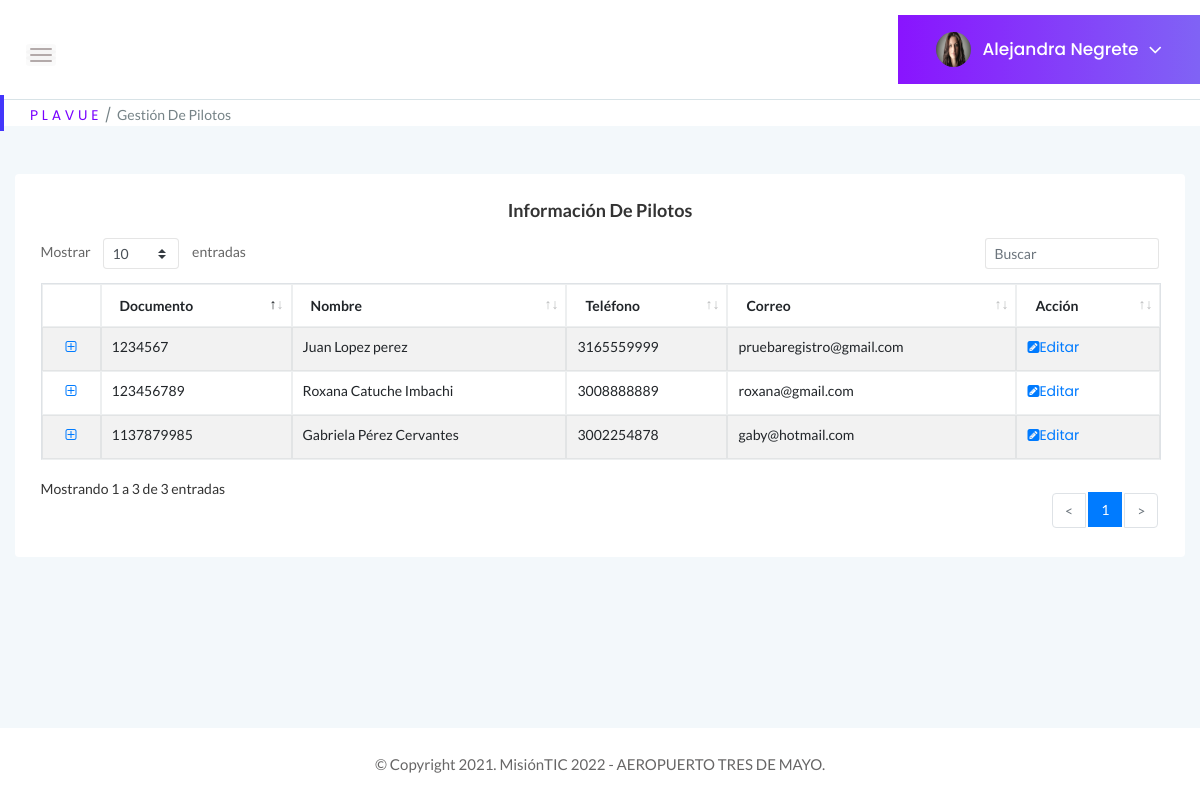
Page /GestionPilotos (signed in) on the committed database.
### tables this page shows
CREATE TABLE Usuarios (Id_usuario BIGINT PRIMARY KEY, Documento BIGINT UNIQUE, tipoDocumento INTEGER REFERENCES tipo_documento (id_documento) ON DELETE RESTRICT ON UPDATE RESTRICT MATCH SIMPLE, contraseña VARCHAR NOT NULL, tipoPerfil INTEGER REFERENCES Perfil (Id_perfil) ON DELETE RESTRICT ON UPDATE RESTRICT, estadoUsuario INTEGER REFERENCES Estado (Id_estado) ON DELETE RESTRICT ON UPDATE RESTRICT, Nombre VARCHAR (100) NOT NULL, correo VARCHAR (100) UNIQUE NOT NULL, fechaNacimiento DATE, sexo INTEGER REFERENCES Genero (Id_genero) ON DELETE RESTRICT ON UPDATE RESTRICT, Celular BIGINT, nacionalidad INTEGER REFERENCES Nacionalidad (Id_pais) ON DELETE RESTRICT ON UPDATE RESTRICT, nombreContacto VARCHAR (100), numeroContacto BIGINT);

### app.py (the view)
@app.route("/GestionPilotos", methods=["GET"])
def Gestion_pilotos():
    if "usuario" in session:
        if request.method == "GET":
            tipoPerfil = 2
            try:
                with sqlite3.connect("Plavue.db") as con:
                    con.row_factory = sqlite3.Row
                    cur = con.cursor()
                    cur.execute("SELECT * FROM Usuarios WHERE correo = ?", [session["usuario"]])
                    query = cur.fetchone()
                with sqlite3.connect("Plavue.db") as con1:
                    con1.row_factory = sqlite3.Row
                    cur1 = con1.cursor()
                    cur1.execute("SELECT * FROM Usuarios WHERE tipoPerfil =? ", [tipoPerfil])
                    query2 = cur1.fetchall()
                    if query2 is None:
                        return "Usuario no existe!"
                return render_template("GestionPilotos.html", perfil = query, tabla = query2)
            except Error as er:
                print('SQLite error: %s' % (' '.join(er.args)))
                print('SQLite traceback: ')
        return render_template('GestionPilotos.html')
    return render_template("Login.html")

### templates/GestionPilotos.html (shortened to what this page needs)
<!doctype html>
<html class="no-js" lang="en">
    <head>
        <link rel="stylesheet" href="{{ url_for('static', filename='css/bootstrap.min.css') }}">
        <link rel="stylesheet" href="{{ url_for('static', filename='css/font-awesome.min.css') }}">
        <link rel="stylesheet" href="{{ url_for('static', filename='css/themify-icons.css') }}">
        <link rel="stylesheet" href="{{ url_for('static', filename='css/metisMenu.css') }}">
        <link rel="stylesheet" href="{{ url_for('static', filename='css/owl.carousel.min.css') }}">
        <link rel="stylesheet" href="{{ url_for('static', filename='css/slicknav.min.css') }}">
        <link rel="stylesheet" href="https://www.amcharts.com/lib/3/plugins/export/export.css" type="text/css" media="all" />
        <link rel="stylesheet" type="text/css" href="{{ url_for('static', filename='css/tables/jquery.dataTables.css') }}">
        <link rel="stylesheet" type="text/css" href="{{ url_for('static', filename='css/tables/dataTables.bootstrap4.min.css') }}">
        <link rel="stylesheet" type="text/css" href="{{ url_for('static', filename='css/tables/responsive.bootstrap.min.css') }}">
        <link rel="stylesheet" type="text/css" href="{{ url_for('static', filename='css/tables/responsive.jqueryui.min.css') }}">
        <link rel="stylesheet" href="{{ url_for('static', filename='css/typography.css') }}">
        <link rel="stylesheet" href="{{ url_for('static', filename='css/default-css.css') }}">
        <link rel="stylesheet" href="{{ url_for('static', filename='css/styles.css') }}">
        <link rel="stylesheet" href="{{ url_for('static', filename='css/responsive.css') }}">
        <link rel="stylesheet" href="{{ url_for('static', filename='js/vendor/select2.css') }}">
    </head>
<body>
    <div class="page-container">
        <div class="main-content">
            <div class="header-area">
                <div class="row align-items-center">
                    <div class="col-md-6 col-sm-8 clearfix">
                        <div class="nav-btn pull-left">
                            <span></span>
                            <span></span>
                            <span></span>
                        </div>
                    </div>
                    <div class="col-sm-6 clearfix">
                        <div class="user-profile pull-right">
                            <img class="avatar user-thumb" src="static/images/icon/admin.jpg" alt="avatar">
                            <h4 class="user-name dropdown-toggle" data-toggle="dropdown">{{perfil[6]}}<i class="fa fa-angle-down"></i></h4>
                        </div>
                    </div>
                </div>
            </div>
            <div class="page-title-area">
                <div class="row align-items-center">
                    <div class="col-sm-12">
                        <div class="breadcrumbs-area clearfix">
                            <ul class="breadcrumbs pull-left">
                                <li><a href="../perfiladmin">P L A V U E</a></li>
                                <li><span>Gestión de Pilotos</span></li>
                            </ul>
                        </div>
                    </div>
                </div>
            </div>
            <div class="body main-content-inner">
                <div class="row">
                    <div class="col-12 mt-5">
                        <div class="card">
                            <div class="card-body">
                                <h4 class="header-title" align ="center">Información de Pilotos</h4>
                                <section class="panel">
                                    <div class="panel-body">
                                        <table class="table table-bordered table-striped mb-none" id="datatable-gestionpilotos" data-swf-path="static/vendor/jquery-datatables/extras/TableTools/swf/copy_csv_xls_pdf.swf">
                                            <thead>
                                                <tr>
                                                    <th>Documento</th>
                                                    <th>Nombre</th>
                                                    <th>Teléfono</th>
                                                    <th>Correo</th>
                                                    <th>Acción</th>
                                                </tr>
                                            </thead>
                                            <tbody>
                                                {% for r in tabla %}
                                                <tr class="gradeX">
                                                    <td>{{ r ['Documento'] }}</td>
                                                    <td>{{ r ['Nombre'] }}</td>
                                                    <td>{{ r ['Celular']}}</td>
                                                    <td name="Correopiloto" class="center">{{ r ['Correo' ]}}</td>
                                                    <td class="center"><div ><a href="../EditarPiloto/{{r ['Correo']}}"><i
                                                        class="fa fa-pencil-square"></i>Editar</a></div></td>
                                                </tr>
                                                {% endfor %}
                                            </tbody>
                                        </table>
                                    </div>
                            </div>
                        </div>
                    </div>
                </div>
            </div>
        </div>
        <footer>
            <div class="footer-area">
                <p>© Copyright 2021. MisiónTIC 2022 - AEROPUERTO TRES DE MAYO.</p>
            </div>
        </footer>
    </div>
</body>
</html>

### rows in the picture
Usuarios: Nombre "Alejandra Negrete"
Usuarios: Documento "1234567", Nombre "Juan Lopez perez", Celular "3165559999", correo "pruebaregistro@gmail.com"

### other values in the picture
{{ r ['Documento'] }} "1137879985" "123456789"
{{ r ['Nombre'] }} "Gabriela Pérez Cervantes" "Roxana Catuche Imbachi"
{{ r ['Celular'] }} "3002254878" "3008888889"
{{ r ['Correo' ] }} "gaby@hotmail.com" "roxana@gmail.com"
